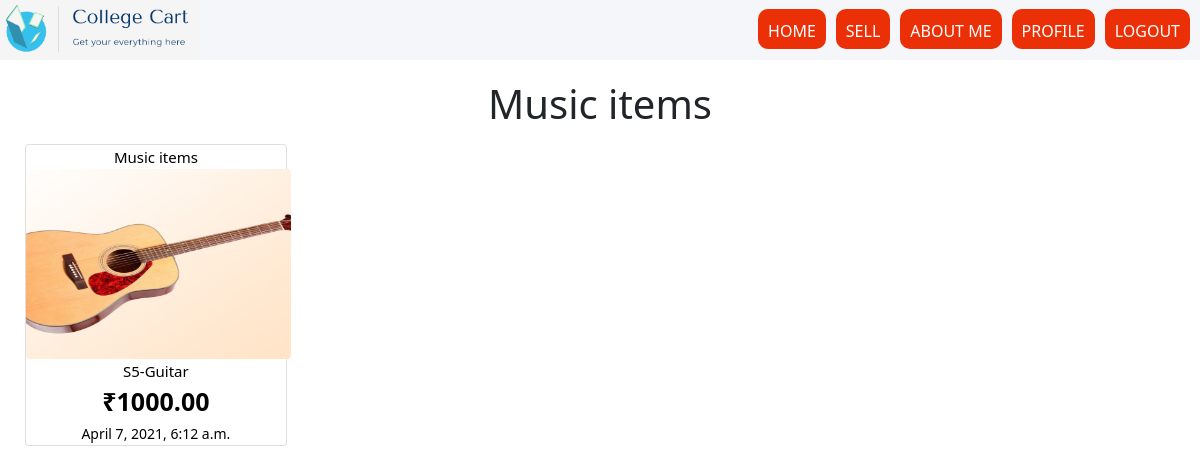
The app's page /shop/musical/ (signed in), older data.
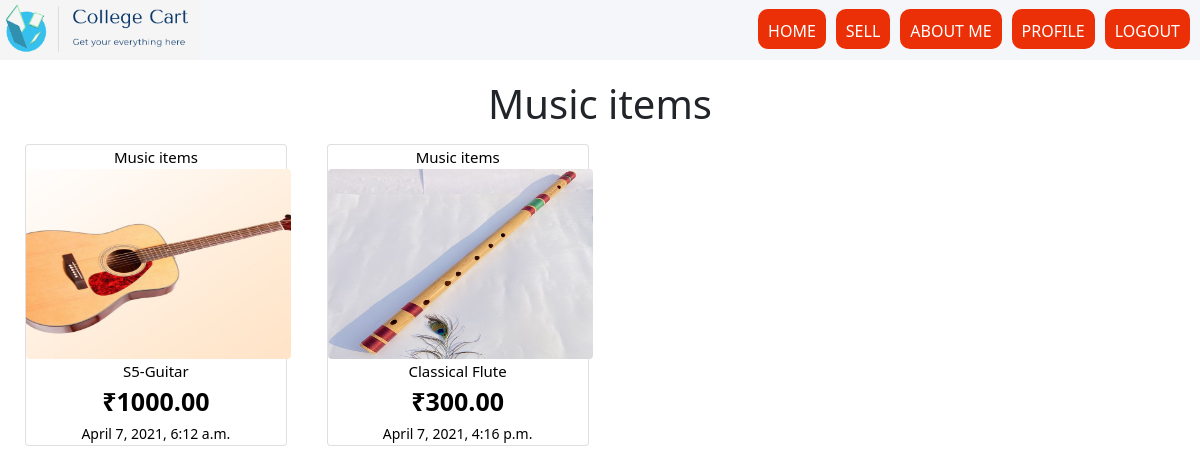
The same page, newer data.
### shop/models.py (models this page shows)
class item(models.Model):
	user=models.ForeignKey(User, on_delete=models.CASCADE)
	category=models.ForeignKey(Category, on_delete=models.CASCADE)
	subcategoryname=models.ForeignKey(subcategory, on_delete=models.CASCADE)
	title=models.CharField(max_length=1000,null=False, blank=False)
	image=models.ImageField(null= False, blank=False, upload_to="itemimage" )
	description=models.CharField(max_length=1000, null=False, blank=False)
	price = models.DecimalField(max_digits=10, decimal_places=2)
	address=models.CharField(max_length=1000,null=False, blank=False)
	available = models.BooleanField(default=True)
	published_on=models.DateTimeField(auto_now=True)

class Category(models.Model):
	name=models.CharField(max_length=100)
	def __str__(self):
		return self.name

### shop/views.py (the view)
# urls.py: path('musical/',views.musicView,name="musical"),
@login_required
def musicView(request):
	music_items = item.objects.filter(category__name = 'Music items',available=True)
	return render(request, 'musical.html', {'items':music_items})

### shop/context_processors.py (called while the page is built)
def menu_categories(request):
    categories = Category.objects.all()
    return {'menu_categories':categories}

### shop/templates/musical.html
{% extends 'index.html' %}
{% load static %}
{% block content %}
<div id="container1" style="background-color:#f5f6fa;">
    <div class="headline" style="display: flex; flex-direction: row; justify-content: space-between;">
    <div class="image" style="display: flex;"><img src="{% static './logo1.PNG' %}" style="width: 200px; height: 60px;">
    </div>
    <div class="tags" style="display: flex;">
        <div class="icons" style="display: flex; flex-direction: row; justify-content: space-around;">
            <div class="small1" style="display: flex;"><button class="button" style="border: none; padding: 10px; margin-right: 10px; height: 40px; margin-top: 9px; border-radius: 10px; color: white; "><a href="{% url 'index' %}" style="text-decoration: none; color: white;">HOME</a></button></div>
            <div class="small2" style="display: flex;"><button class="button" style="border: none; padding: 10px; margin-right: 10px; height: 40px; margin-top: 9px; border-radius: 10px; color: white;"><a href="{% url 'ad' %}" style="text-decoration: none; color: white;">SELL</a></button></div>
            <div class="small3" style="display: flex;"><button class="button" style="border: none; padding: 10px; margin-right: 10px; height: 40px; margin-top: 9px; border-radius: 10px; color: white;"><a href="{% url 'about' %}" style="text-decoration: none; color: white;">ABOUT ME</a></button></div>
            <div class="small4" style="display: flex;"><button class="button" style="border: none; padding: 10px; margin-right: 10px; height: 40px; margin-top: 9px; border-radius: 10px; color: white;"><a href="{% url 'profile' %}" style="text-decoration: none; color: white;">PROFILE</a></button></div>
            <div class="small5" style="display: flex;"><button class="button" style="border: none; padding: 10px; margin-right: 10px; height: 40px; margin-top: 9px; border-radius: 10px; color: white;"><a href="{% url 'logout' %}" style="text-decoration: none; color: white;">LOGOUT</a></button></div>
        </div>
    </div>
    </div>
</div>
<h1 style="text-align: center; margin-top: 20px;"> Music items</h1>
<div class="row" style="margin-left: 5px;">
    {% for a in items %}
        <div class="col-sm-3">
            <a href="{% url 'detail' a.id %}" style="text-decoration: none; color: black;">
            <div class="card m-2">
            <center>
            <small class="" style="text-align: center; font-size: 15px;;">{{a.category}}</small><br>
            <img src="{{a.image.url}}" alt="" class="card" height="190px" width="265px" style="border: none;">
            <small style="text-align: center; font-size: 15px;">{{a.title}}</small><br>
            <small class="" style="text-align: center; font-size: 25px;"><b>&#8377;{{a.price}}</b></small><br>
            <small class="" style="text-align: center;">{{a.published_on}}</small><br>
            </center>
            </div>
            </a>
        </div>
    {% endfor %}
</div>
{% endblock %}

Row changes from the older to the newer data that the page shows:
added item: category "Music items", image (picture), title "Classical Flute", price "300.00", published_on "April 7, 2021, 4:16 p.m."
